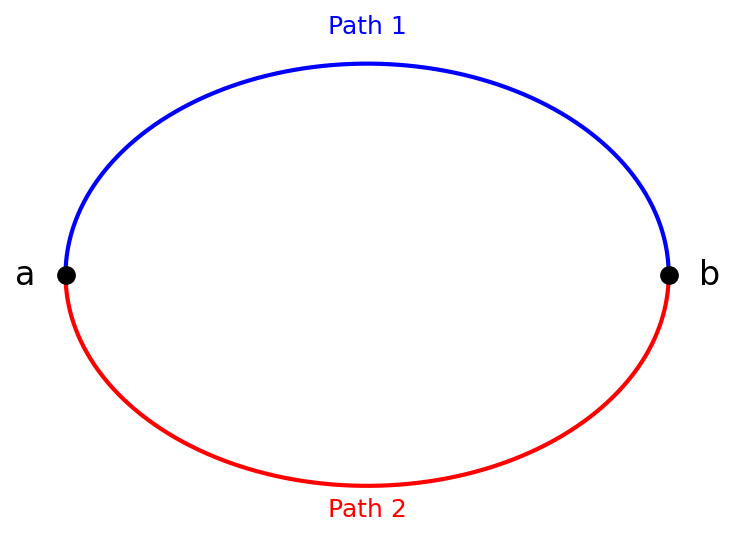

Reproduce this figure in Python.
import numpy as np
import matplotlib.pyplot as plt

fig, ax = plt.subplots(figsize=(5, 4))
ax.set_aspect('equal')
ax.axis('off')

a = np.array([1.0, 2.5])
b = np.array([5.0, 2.5])
cx = (a[0] + b[0]) / 2
cy = a[1]
r = (b[0] - a[0]) / 2

t = np.linspace(0, np.pi, 200)
path1_x = cx + r * np.cos(np.pi - t)
path1_y = cy + 1.4 * np.sin(t)
path2_x = cx + r * np.cos(np.pi - t)
path2_y = cy - 1.4 * np.sin(t)

ax.plot(path1_x, path1_y, 'b-', linewidth=2)
ax.plot(path2_x, path2_y, 'r-', linewidth=2)

ax.plot(*a, 'ko', markersize=8)
ax.plot(*b, 'ko', markersize=8)

ax.text(a[0] - 0.2, a[1], 'a', fontsize=16, ha='right', va='center')
ax.text(b[0] + 0.2, b[1], 'b', fontsize=16, ha='left', va='center')
ax.text(cx, cy + 1.6, 'Path 1', fontsize=12, color='blue', ha='center')
ax.text(cx, cy - 1.6, 'Path 2', fontsize=12, color='red', ha='center')

plt.tight_layout()
plt.savefig('ch01/p51_diagram.png', dpi=150, bbox_inches='tight')
plt.show()
